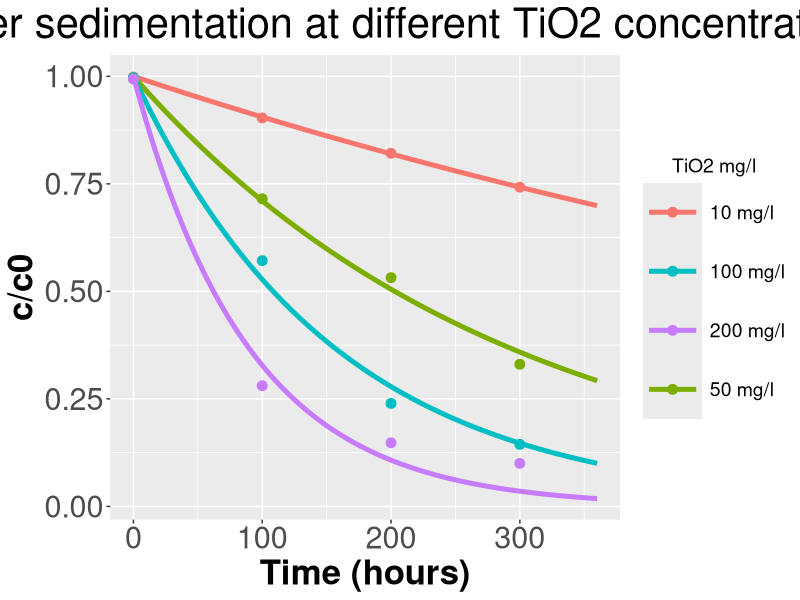
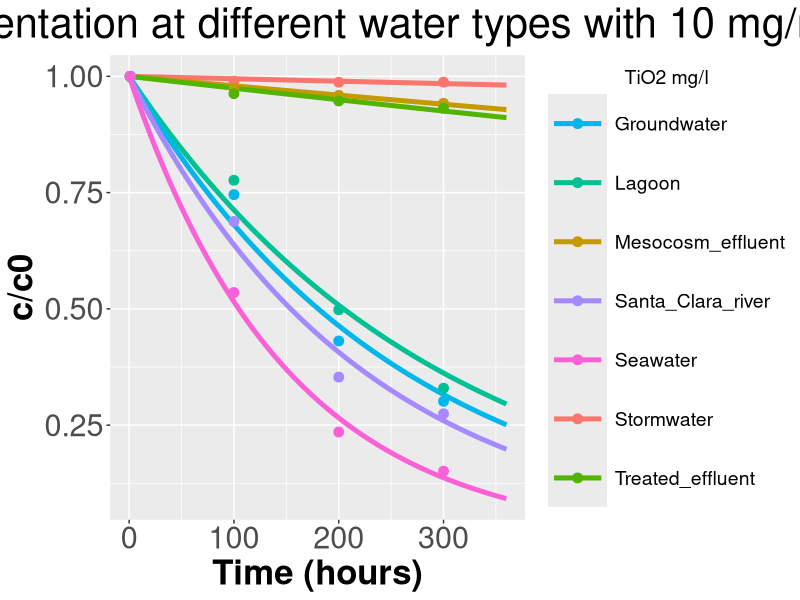

Write the R code that produced these figures, in order.
setwd("C:/Users/vassi/Documents/GitHub/TiO2_aggregation_and_uptake/TiO2_sedimentation/Keller_data")

mesocosm_data <- read.csv("Keller_mesocosm_sedimentation.csv")
mesocosm_data[,1] <- round(mesocosm_data[,1])
colnames(mesocosm_data) <- c("Time", "C/C0")

sed_function <- function(time, inits, params){
  with(as.list(c(inits, params)),{
    
    dC_water <- - k_sed*C_water
    
    list(dC_water)
  })
}

mse_custom <- function(observed, predicted){
  mean((observed - predicted)^2)
}

obj_function <- function(x){
  k_sed <- x
  mse_scores <- c()
  initial_water_concentrations <- c(10,50,100,200) # mg TiO2/L  Initial concentrations in Keller experiments
  for (i in 1:4) {
    sol_times <- seq(0,360)
    inits <- c("C_water" = initial_water_concentrations[i])
    solution <- data.frame(deSolve::ode(times = sol_times,  func = sed_function, y = inits,
                                       parms = c("k_sed"=k_sed),
                                       method="lsodes",
                                       rtol = 1e-3, atol = 1e-3))
    results <- data.frame(solution$time, solution$C_water/inits)  
    colnames(results) <- c("Time", "Remaining_Concentration_fraction")
    keep_predictions <- results[results$Time %in% mesocosm_data$Time,]
    mse_scores[i] <- mse_custom(mesocosm_data$`C/C0`, keep_predictions$Remaining_Concentration_fraction)
  }
  minimize <- mean(mse_scores)
  return(minimize)
}

# Inputs
x0 <- 100
initial_water_concentrations <- c(10,50,100,200) # mg TiO2/L  Initial concentrations in Keller experiments

N_iter <- 100

opts <- list( "algorithm" = "NLOPT_LN_SBPLX", #"NLOPT_LN_NEWUOA",  #"NLOPT_LN_SBPLX" ,
              "xtol_rel" = 1e-06,
              "ftol_rel" = 0.0,
              "ftol_abs" = 0.0,
              "xtol_abs" = 0.0 ,
              "maxeval" = N_iter,
              "print_level" = 1)

optimization <- nloptr::nloptr( x0 = x0,
                                eval_f = obj_function,
                                lb	= 0,
                                opts = opts)

optimization

#################

# calculate the ksed for artificial seawater 
seawater_data <-read.csv("Keller_artificial_seawater_sedimentation.csv")
colnames(seawater_data) <- c("Time", "C/C0_10", "C/C0_50", "C/C0_100", "C/C0_200")

obj_function_seawater <- function(x){
  k_sed <-  x
  mse_scores <- c()
  initial_water_concentrations <- c(10,50,100,200) # mg TiO2/L  Initial concentrations in Keller experiments
  for (i in 1:4) {
    params <- c("k_sed" = k_sed[i])
    sol_times <- seq(0,360)
    inits <- c("C_water" = initial_water_concentrations[i])
    solution <- data.frame(deSolve::ode(times = sol_times,  func = sed_function, y = inits,
                                        parms = params,
                                        method="lsodes",
                                        rtol = 1e-3, atol = 1e-3))
    results <- data.frame(solution$time, solution$C_water/inits)  
    colnames(results) <- c("Time", "Remaining_Concentration_fraction")
    keep_predictions <- results[results$Time %in% seawater_data$Time,]
    mse_scores[i] <- mse_custom(seawater_data[,i+1], keep_predictions$Remaining_Concentration_fraction)
  }
  minimize <- mean(mse_scores)
  return(minimize)
}

# Inputs
set.seed(0)
x0 <- runif(4, 0, 1e-03)
initial_water_concentrations <- c(10,50,100,200) # mg TiO2/L  Initial concentrations in Keller experiments

N_iter <- 500

opts <- list( "algorithm" = "NLOPT_LN_SBPLX", #"NLOPT_LN_NEWUOA",  #"NLOPT_LN_SBPLX" ,
              "xtol_rel" = 1e-06,
              "ftol_rel" = 0.0,
              "ftol_abs" = 0.0,
              "xtol_abs" = 0.0 ,
              "maxeval" = N_iter,
              "print_level" = 1)

optimization_2 <- nloptr::nloptr(x0 = x0,
                                eval_f = obj_function_seawater,
                                lb	= rep(0,4),
                                opts = opts)

optimization_2

# visualization

k_sed <-  optimization_2$solution
mse_scores <- c()
initial_water_concentrations <- c(10,50,100,200) # mg TiO2/L  Initial concentrations in Keller experiments
sol_times <- seq(0,360)
keep_predictions <- data.frame(matrix(data=NA, nrow = length(sol_times), ncol = dim(seawater_data)[2]))
keep_predictions[,1] <- sol_times
colnames(keep_predictions) <- c("Time", "C/C0_10", "C/C0_50", "C/C0_100", "C/C0_200")
for (i in 1:4) {
  params <- c("k_sed" = k_sed[i])
  inits <- c("C_water" = initial_water_concentrations[i])
  solution <- data.frame(deSolve::ode(times = sol_times,  func = sed_function, y = inits,
                                      parms = params,
                                      method="lsodes",
                                      rtol = 1e-3, atol = 1e-3))
  results <- data.frame(solution$time, solution$C_water/inits)  
  colnames(results) <- c("Time", "Remaining_Concentration_fraction")
  keep_predictions[,i+1] <- results[,2]
}

library(ggplot2)
cls <- c("10 mg/l"="#F8766D", "50 mg/l"="#7CAE00", "100 mg/l"="#00BFC4", "200 mg/l"="#C77CFF")

colnames(keep_predictions) <- c("Time", "C_C0_10", "C_C0_50", "C_C0_100", "C_C0_200")
colnames(seawater_data) <- c("Time", "C_C0_10", "C_C0_50", "C_C0_100", "C_C0_200")

keller_1 <- ggplot()+
  geom_line(data = keep_predictions, aes(x=Time, y=C_C0_10, color="10 mg/l"), size=1.7)+
  geom_line(data = keep_predictions, aes(x=Time, y=C_C0_50, color="50 mg/l"), size=1.7)+
  geom_line(data = keep_predictions, aes(x=Time, y=C_C0_100, color="100 mg/l"), size=1.7)+
  geom_line(data = keep_predictions, aes(x=Time, y=C_C0_200, color="200 mg/l"), size=1.7)+
  
  geom_point(data = seawater_data, aes(x=Time, y=C_C0_10, color="10 mg/l"), size=3)+
  geom_point(data = seawater_data, aes(x=Time, y=C_C0_50, color="50 mg/l"), size=3)+
  geom_point(data = seawater_data, aes(x=Time, y=C_C0_100, color="100 mg/l"), size=3)+
  geom_point(data = seawater_data, aes(x=Time, y=C_C0_200, color="200 mg/l"), size=3)+
  
  labs(title = ("Seawater sedimentation at different TiO2 concentrations"),
       y = "c/c0", x = "Time (hours)")+
  theme(plot.title = element_text(hjust = 0.5,size=30), 
        axis.title.y =element_text(hjust = 0.5,size=25,face="bold"),
        axis.text.y=element_text(size=22),
        axis.title.x =element_text(hjust = 0.5,size=25,face="bold"),
        axis.text.x=element_text(size=22),
        legend.title=element_text(hjust = 0.5,size=25), 
        legend.text=element_text(size=22)) + 
  
  scale_color_manual("TiO2 mg/l", values=cls)+
  theme(legend.key.size = unit(1.5, 'cm'),  
        legend.title = element_text(size=14),
        legend.text = element_text(size=14),
        axis.text = element_text(size = 14))


###################################
# calculate the k_sed for the rest water types 
# using the data fot TiO2 concentration of 10mg/l

extra_data <- read.csv("Keller_different_water_types_10_mg_ml_sedimentation.csv")
extra_data[1,] <- 1
obj_function_seawater <- function(x){
  k_sed <-  x
  mse_scores <- c()
  initial_water_concentrations <- 10 # mg TiO2/L  Initial concentration in Keller experiments
  for (i in 1:(dim(extra_data)[2]-1)) {
    params <- c("k_sed" = k_sed[i])
    sol_times <- seq(0,360)
    inits <- c("C_water" = initial_water_concentrations)
    solution <- data.frame(deSolve::ode(times = sol_times,  func = sed_function, y = inits,
                                        parms = params,
                                        method="lsodes",
                                        rtol = 1e-3, atol = 1e-3))
    results <- data.frame(solution$time, solution$C_water/inits)  
    colnames(results) <- c("Time", "Remaining_Concentration_fraction")
    keep_predictions <- results[results$Time %in% extra_data$Time,]
    mse_scores[i] <- mse_custom(extra_data[,i+1], keep_predictions$Remaining_Concentration_fraction)
  }
  minimize <- mean(mse_scores)
  return(minimize)
}

# Inputs
set.seed(0)
x0 <- runif(7, 0, 1e-03)

N_iter <- 500

opts <- list( "algorithm" = "NLOPT_LN_SBPLX", #"NLOPT_LN_NEWUOA",  #"NLOPT_LN_SBPLX" ,
              "xtol_rel" = 1e-06,
              "ftol_rel" = 0.0,
              "ftol_abs" = 0.0,
              "xtol_abs" = 0.0 ,
              "maxeval" = N_iter,
              "print_level" = 1)

optimization_3 <- nloptr::nloptr( x0 = x0,
                                  eval_f = obj_function_seawater,
                                  lb	= rep(0,7),
                                  opts = opts)

optimization_3

# visualization

k_sed <-  optimization_3$solution
initial_water_concentrations <- 10 # mg TiO2/L  Initial concentrations in Keller experiments
sol_times <- seq(0,360)
keep_predictions <- data.frame(matrix(data=NA, nrow = length(sol_times), ncol = dim(extra_data)[2]))
keep_predictions[,1] <- sol_times
colnames(keep_predictions) <- colnames(extra_data) #c("Time", "C/C0_10", "C/C0_50", "C/C0_100", "C/C0_200")
for (i in 1:(dim(extra_data)[2]-1)) {
  params <- c("k_sed" = k_sed[i])
  inits <- c("C_water" = initial_water_concentrations)
  solution <- data.frame(deSolve::ode(times = sol_times,  func = sed_function, y = inits,
                                      parms = params,
                                      method="lsodes",
                                      rtol = 1e-3, atol = 1e-3))
  results <- data.frame(solution$time, solution$C_water/inits)  
  colnames(results) <- c("Time", "Remaining_Concentration_fraction")
  keep_predictions[,i+1] <- results[,2]
}

library(ggplot2)
# print(hue_pal()(7)) # to return 7 color codes 
cls <- c("Stormwater"="#F8766D", "Mesocosm_effluent"="#C49A00", "Treated_effluent"="#53B400", "Lagoon"="#00C094", 
         "Groundwater"="#00B6EB", "Santa_Clara_river"="#A58AFF",  "Seawater"="#FB61D7")
keller_2 <- ggplot()+
  geom_line(data = keep_predictions, aes(x=Time, y=Stormwater, color="Stormwater"), size=1.7)+
  geom_line(data = keep_predictions, aes(x=Time, y=Mesocosm_effluent, color="Mesocosm_effluent"), size=1.7)+
  geom_line(data = keep_predictions, aes(x=Time, y=Treated_effluent, color="Treated_effluent"), size=1.7)+
  geom_line(data = keep_predictions, aes(x=Time, y=Lagoon, color="Lagoon"), size=1.7)+
  geom_line(data = keep_predictions, aes(x=Time, y=Groundwater, color="Groundwater"), size=1.7)+
  geom_line(data = keep_predictions, aes(x=Time, y=Santa_Clara_river, color="Santa_Clara_river"), size=1.7)+
  geom_line(data = keep_predictions, aes(x=Time, y=Seawater, color="Seawater"), size=1.7)+
  
  
  geom_point(data = extra_data, aes(x=Time, y=Stormwater, color="Stormwater"), size=3)+
  geom_point(data = extra_data, aes(x=Time, y=Mesocosm_effluent, color="Mesocosm_effluent"), size=3)+
  geom_point(data = extra_data, aes(x=Time, y=Treated_effluent, color="Treated_effluent"), size=3)+
  geom_point(data = extra_data, aes(x=Time, y=Lagoon, color="Lagoon"), size=3)+
  geom_point(data = extra_data, aes(x=Time, y=Groundwater, color="Groundwater"), size=3)+
  geom_point(data = extra_data, aes(x=Time, y=Santa_Clara_river, color="Santa_Clara_river"), size=3)+
  geom_point(data = extra_data, aes(x=Time, y=Seawater, color="Seawater"), size=3)+
  
  labs(title = ("Seawater sedimentation at different water types with 10 mg/ml TiO2"),
       y = "c/c0", x = "Time (hours)")+
  theme(plot.title = element_text(hjust = 0.5,size=30), 
        axis.title.y =element_text(hjust = 0.5,size=25,face="bold"),
        axis.text.y=element_text(size=22),
        axis.title.x =element_text(hjust = 0.5,size=25,face="bold"),
        axis.text.x=element_text(size=22),
        legend.title=element_text(hjust = 0.5,size=25), 
        legend.text=element_text(size=22)) + 
  
  scale_color_manual("TiO2 mg/l", values=cls)+
  theme(legend.key.size = unit(1.5, 'cm'),  
        legend.title = element_text(size=14),
        legend.text = element_text(size=14),
        axis.text = element_text(size = 14))
